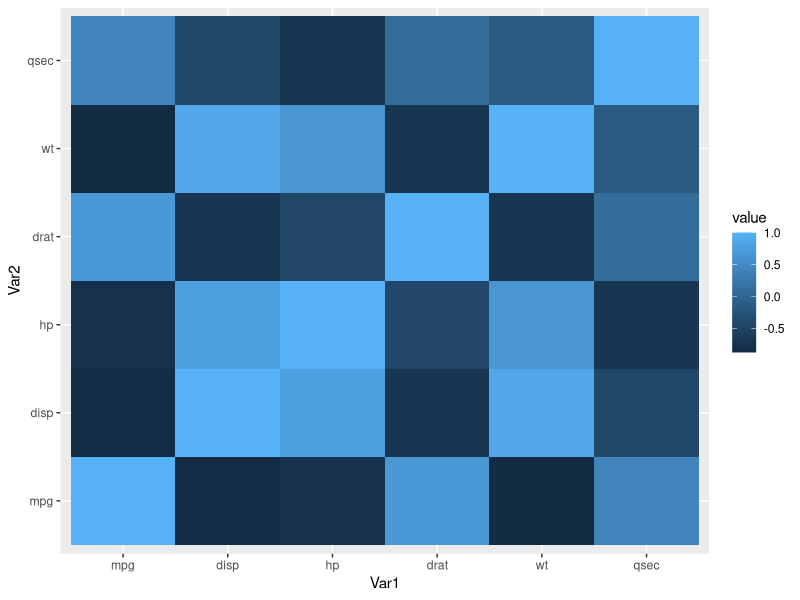
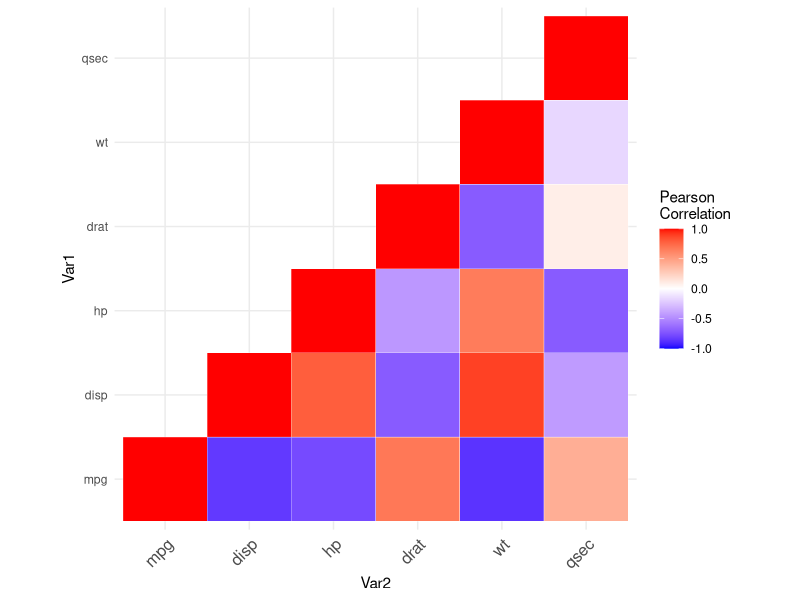
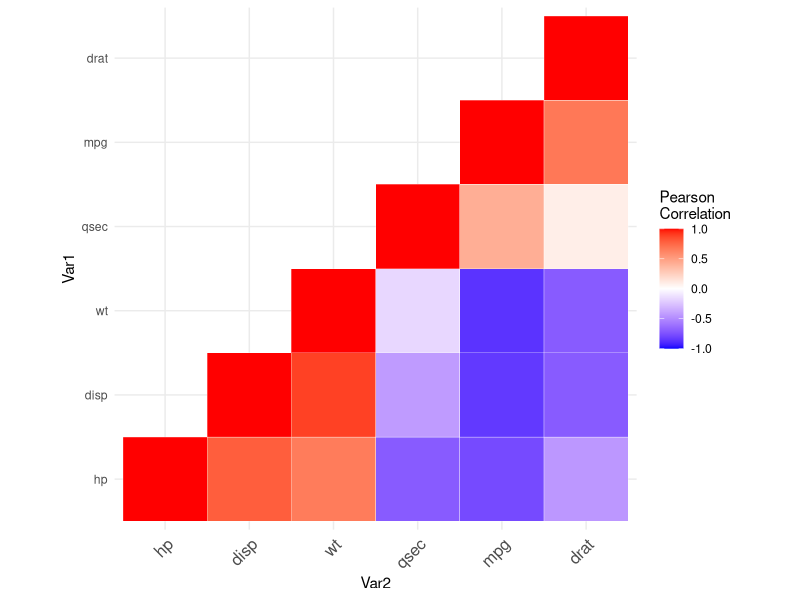

Recreate these plots in R, in order. (Note: this script raises an error after producing the figures.)

#Prepare the data
mydata<-mtcars[,c(1,3,4,5,6,7)]
head(mydata)

#Compute the correlation matrix
cormat<-round(cor(mydata),2)
head(cormat)

#Create the correlation heatmap with ggplot2
#The package reshape is required to melt the correlation matrix:
library(reshape2)
melted_cormat <- melt(cormat)
head(melted_cormat)

#The function geom_tile() is used to visualize the correlation matrix
library(ggplot2)
ggplot(data = melted_cormat,aes(x=Var1,y=Var2,fill=value)) +
  geom_tile()

#This results with a really ugly plot
#Note also that a correlation matrix has redundant information. we'll
#use the functions belowto set half of it to NA.

#Get lower triangle of the correlation matrix
get_lower_tri<-function(cormat){
  cormat[upper.tri(cormat)]<-NA
  return(cormat)
}

#Get upper triangle of the correlation matrix
get_upper_tri<- function(cormat){
  cormat[lower.tri(cormat)]<-NA
  return(cormat)
}

upper_tri <- get_upper_tri(cormat)
upper_tri

#Finished Correlation matrix heatmap
#Melt the correlation data and drop the rows with NA values:

#Melt the correlation matrix
library(reshape2)
melted_cormat <- melt(upper_tri)
melted_cormat <-na.omit(melted_cormat)

#Heatmap
ggplot(data = melted_cormat, aes(Var2, Var1, fill = value))+
  geom_tile(color = "white")+
  scale_fill_gradient2(low = "blue", high = "red", mid = "white", 
                       midpoint = 0, limit = c(-1,1), name="Pearson\nCorrelation") +
  theme_minimal()+ 
  theme(axis.text.x = element_text(angle = 45, vjust = 1, 
                                   size = 12, hjust = 1))+
  coord_fixed()

#In the figure above :
#negative correlations are in blue color and positive correlations in red. The function scale_fill_gradient2 is used with the argument limit = c(-1,1) as correlation coefficients range from -1 to 1.
#coord_fixed() : this function ensures that one unit on the x-axis is the same length as one unit on the y-axis.



#Reorder the correlation matrix
#This section describes how to reorder the correlation matrix
#according to the correlation coefficient. 
#This is useful to identify the hidden pattern in the matrix. 
#hclust for hierarchical clustering order is used in the example below.

#Helper function to reorder the correlation matrix :
  
reorder_cormat<-function(cormat){
#Use correlation between variables as distance
dd<- as.dist((1-cormat)/2)
hc<- hclust(dd)
cormat<-cormat[hc$order,hc$order]
} 

#Reordered correlation data visualizaiton:
#Reorder the correlation matrix
cormat <- reorder_cormat(cormat)
upper_tri <- get_upper_tri(cormat)

#Melt the correlation matrix
melted_cormat <- melt(upper_tri)
melted_cormat <- na.omit(melted_cormat)

# Create a ggheatmap
ggheatmap <- ggplot(melted_cormat, aes(Var2, Var1, fill = value))+
  geom_tile(color = "white")+
  scale_fill_gradient2(low = "blue", high = "red", mid = "white", 
                       midpoint = 0, limit = c(-1,1), name="Pearson\nCorrelation") +
  theme_minimal()+ # minimal theme
  theme(axis.text.x = element_text(angle = 45, vjust = 1, 
                                   size = 12, hjust = 1))+
  coord_fixed()

# Print the heatmap
print(ggheatmap)
 

#Add correlation coefficients on the heatmap
# 1) geom_text() to add teh correlation coefficients on the graph
# 2) Use a blank theme (remove axis labels, panel grids and background, and axis ticks)
# 3) Use guides() to change the position of the legend title


ggheatmap +
  geom_text(aes(Var2,Var1,label = value),color = 'black',size = 4) +
  theme(
    axis.title.x = element_blank(),
    axis.title.y = element_blank(),
    panel.border = element_blank(),
    panel.border = element_blank(),
    panel.background = element_blank(),
    axis.ticks = element_blank(),
    legend.justification = c(1,0),
    legend.position =c(0.6,0.7),
    legend.direction = 'horizontal')+
  guides(fill = guide_colorbar(barwidth =7, barheight = 1,
                               title.position = 'top',title.hjust = 0.5))

